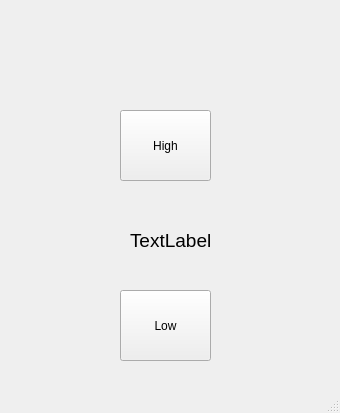
<?xml version="1.0" encoding="UTF-8"?>
<ui version="4.0">
 <class>ButtonInc</class>
 <widget class="QMainWindow" name="ButtonInc">
  <property name="geometry">
   <rect>
    <x>0</x>
    <y>0</y>
    <width>340</width>
    <height>413</height>
   </rect>
  </property>
  <property name="windowTitle">
   <string>ButtonInc</string>
  </property>
  <widget class="QWidget" name="centralwidget">
   <widget class="QPushButton" name="pushButton_high">
    <property name="geometry">
     <rect>
      <x>120</x>
      <y>110</y>
      <width>91</width>
      <height>71</height>
     </rect>
    </property>
    <property name="text">
     <string>High</string>
    </property>
   </widget>
   <widget class="QLabel" name="label">
    <property name="geometry">
     <rect>
      <x>130</x>
      <y>220</y>
      <width>101</width>
      <height>41</height>
     </rect>
    </property>
    <property name="font">
     <font>
      <pointsize>14</pointsize>
     </font>
    </property>
    <property name="text">
     <string>TextLabel</string>
    </property>
   </widget>
   <widget class="QPushButton" name="pushButton_low">
    <property name="geometry">
     <rect>
      <x>120</x>
      <y>290</y>
      <width>91</width>
      <height>71</height>
     </rect>
    </property>
    <property name="text">
     <string>Low</string>
    </property>
   </widget>
  </widget>
  <widget class="QMenuBar" name="menubar">
   <property name="geometry">
    <rect>
     <x>0</x>
     <y>0</y>
     <width>340</width>
     <height>21</height>
    </rect>
   </property>
  </widget>
  <widget class="QStatusBar" name="statusbar"/>
 </widget>
 <resources/>
 <connections/>
</ui>
